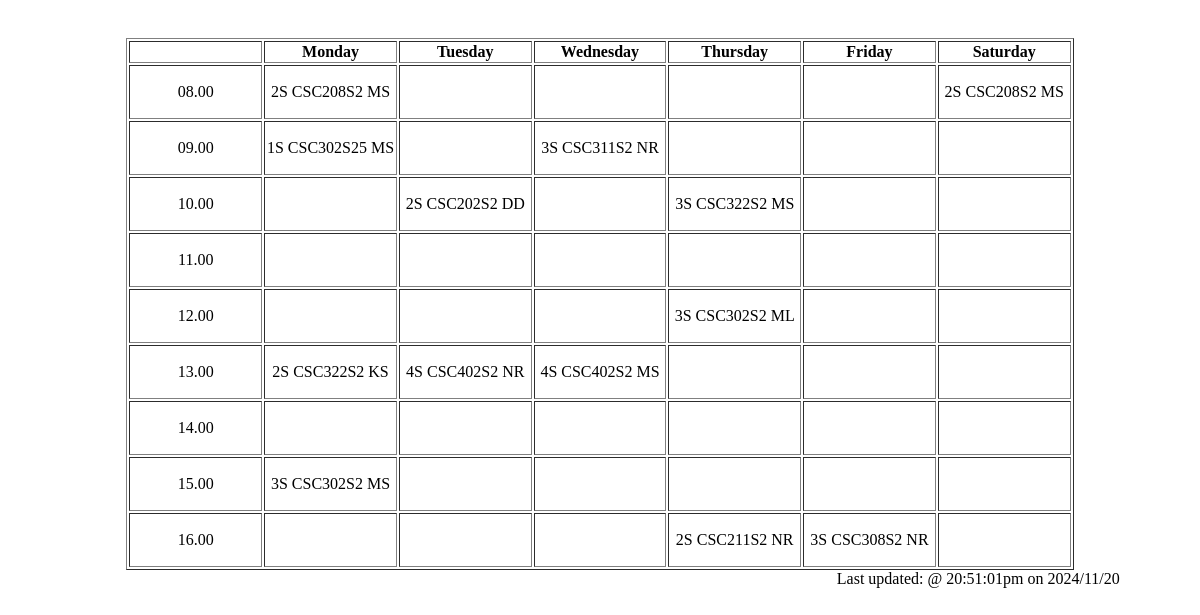
Screenshot of /calender.php with the database file from the repository.
### tables this page shows
CREATE TABLE `calender` (
  `id` int(3) NOT NULL,
  `week` varchar(20) NOT NULL,
  `time` float(4,2) NOT NULL,
  `course` varchar(20) NOT NULL,
  `lecture` varchar(10) NOT NULL,
  `venue` varchar(10) NOT NULL,
  `level` varchar(3) NOT NULL
);

### calender.php (the view, shortened to what this page needs)
<!DOCTYPE html>
<html lang="en">
<head>
</head>
<body>
    <?php
        $query = 'select * from calender';
        $result = mysqli_query($conn , $query);
        $level = [];
        if($result){
            while($row = $result->fetch_assoc()){
                $level[] = $row;
            }
        }
    ?>
<div id="table">
        <table border="1">
            <tr>
                <th></th>
                <th>Monday</th>
                <th>Tuesday</th>
                <th>Wednesday</th>
                <th>Thursday</th>
                <th>Friday</th>
                <th>Saturday</th>
            </tr>
            <tr>
                <td>08.00</td>
                <td>
                    <?php
                    $time = 08.00;
                    foreach ($level as $data){
                        if($data['week'] == "Monday" && $data['time']==$time){
                            echo $data['level']." ".$data['course']." ".$data['lecture']."<br>";
                        }
                    }
                ?>
                </td>
                <td>
                </td>
                <td>
                </td>
                <td>
                </td>
                <td>
                </td>
                <td>
                    <?php foreach ($level as $data){
                        if($data['week'] == "Saturday" && $data['time']==$time){
                            echo $data['level']." ".$data['course']." ".$data['lecture']."<br>";
                        }
                    }
                ?>
                </td>
            </tr>
            <tr>
                <td>09.00</td>
                <td>
                    <?php
                    $time = 09.00;
                    foreach ($level as $data){
                        if($data['week'] == "Monday" && $data['time']==$time){
                            echo $data['level']." ".$data['course']." ".$data['lecture']."<br>";
                        }
                    }
                ?>
                </td>
                <td>
                </td>
                <td>
                    <?php foreach ($level as $data){
                        if($data['week'] == "Wednesday" && $data['time']==$time){
                            echo $data['level']." ".$data['course']." ".$data['lecture']."<br>";
                        }
                    }
                ?>
                </td>
                <td>
                </td>
                <td>
                </td>
                <td>
                </td>
            <tr>
                <td>10.00</td>
                <td>
                    <?php
                    $time = 10.00;
                ?>
                </td>
                <td>
                    <?php foreach ($level as $data){
                        if($data['week'] == "Tuesday" && $data['time']==$time){
                            echo $data['level']." ".$data['course']." ".$data['lecture']."<br>";
                        }
                    }
                ?>
                </td>
                <td>
                </td>
                <td>
                    <?php foreach ($level as $data){
                        if($data['week'] == "Thursday" && $data['time']==$time){
                            echo $data['level']." ".$data['course']." ".$data['lecture']."<br>";
                        }
                    }
                ?>
                </td>
                <td>
                </td>
                <td>
                </td>
            </tr>
            <tr>
                <td>11.00</td>
                <td>
                </td>
                <td>
                </td>
                <td>
                </td>
                <td>
                </td>
                <td>
                </td>
                <td>
                </td>
            </tr>
            <tr>
                <td>12.00</td>
                <td>
                    <?php
                    $time = 12.00;
                ?>
                </td>
                <td>
                </td>
                <td>
                </td>
                <td>
                    <?php foreach ($level as $data){
                        if($data['week'] == "Thursday" && $data['time']==$time){
                            echo $data['level']." ".$data['course']." ".$data['lecture']."<br>";
                        }
                    }
                ?>
                </td>
                <td>
                </td>
                <td>
                </td>
            </tr>
            <tr>
                <td>13.00</td>
                <td>
                    <?php
                    $time = 13.00;
                    foreach ($level as $data){
                        if($data['week'] == "Monday" && $data['time']==$time){
                            echo $data['level']." ".$data['course']." ".$data['lecture']."<br>";
                        }
                    }
                ?>
                </td>
                <td>
                    <?php foreach ($level as $data){
                        if($data['week'] == "Tuesday" && $data['time']==$time){
                            echo $data['level']." ".$data['course']." ".$data['lecture']."<br>";
                        }
                    }
                ?>
                </td>
                <td>
                    <?php foreach ($level as $data){
                        if($data['week'] == "Wednesday" && $data['time']==$time){
                            echo $data['level']." ".$data['course']." ".$data['lecture']."<br>";
                        }
                    }
                ?>
                </td>
                <td>
                </td>
                <td>
                </td>
                <td>
                </td>
            </tr>
            <tr>
                <td>14.00</td>
                <td>
                </td>
                <td>
                </td>
                <td>
                </td>
                <td>
                </td>
                <td>
                </td>
                <td>
                </td>
            </tr>
            <tr>
                <td>15.00</td>
                <td>
                    <?php
                    $time = 15.00;
                    foreach ($level as $data){
                        if($data['week'] == "Monday" && $data['time']==$time){
                            echo $data['level']." ".$data['course']." ".$data['lecture']."<br>";
                        }
                    }
                ?>
                </td>
                <td>
                </td>
                <td>
                </td>
                <td>
                </td>
                <td>
                </td>
                <td>
                </td>
            </tr>
            <tr>
                <td>16.00</td>
                <td>
                    <?php
                    $time = 16.00;
                ?>
                </td>
                <td>
                </td>
                <td>
                </td>
                <td>
                    <?php foreach ($level as $data){
                        if($data['week'] == "Thursday" && $data['time']==$time){
                            echo $data['level']." ".$data['course']." ".$data['lecture']."<br>";
                        }
                    }
                ?>
                </td>
                <td>
                    <?php foreach ($level as $data){
                        if($data['week'] == "Friday" && $data['time']==$time){
                            echo $data['level']." ".$data['course']." ".$data['lecture']."<br>";
                        }
                    }
                ?>
                </td>
                <td>
                </td>
            </tr>
        </table>
    </div>
    <div id="lastupdate">
        <?php
            $quary = "select date , max(time) as time from changes where date=(select max(date) from changes )";
            $result = mysqli_query($conn,$quary);
            $row = $result->fetch_assoc();
            echo "Last updated: @ ".$row['time']." on ".$row['date'] ;
        ?>
    </div>
</body>
</html>

### calender.php (style rules this page uses)
#table { display: flex; justify-content: center; align-items: center; }
table { width:80%; margin-top: 30px; }
td { width:10%; height:50px; text-align: center; }
#lastupdate { margin-left: 70%; }

### rows the page displays
calender: level "2S", course "CSC208S2", lecture "MS"
calender: level "2S", course "CSC208S2", lecture "MS"
calender: level "1S", course "CSC302S25", lecture "MS"
calender: level "3S", course "CSC311S2", lecture "NR"
calender: level "2S", course "CSC202S2", lecture "DD"
calender: level "3S", course "CSC322S2", lecture "MS"
calender: level "3S", course "CSC302S2", lecture "ML"
calender: level "2S", course "CSC322S2", lecture "KS"
calender: level "4S", course "CSC402S2", lecture "NR"
calender: level "4S", course "CSC402S2", lecture "MS"
calender: level "3S", course "CSC302S2", lecture "MS"
calender: level "2S", course "CSC211S2", lecture "NR"
calender: level "3S", course "CSC308S2", lecture "NR"

### other values shown
$row['time'] "20:51:01pm"
$row['date'] "2024/11/20"
